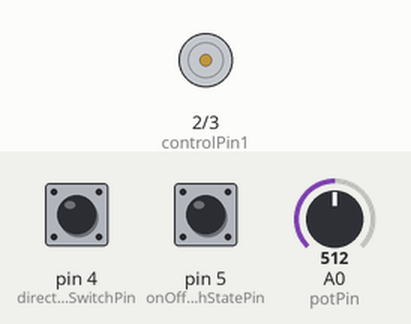
The sketch below on a simulated Arduino Uno, built with avr-gcc and run on an emulated ATmega328P. Parts: motor-driver pin pairs drawn as motors (green arrow = first pin HIGH = forward, orange = second pin HIGH = backward, longer = more drive, scaled by the enable pin). The test bench sets the inputs (shaded band); at power-on: pin 4 (directionSwitchPin) LOW, pin 5 (onOffSwitchStatePin) LOW, A0 (potPin) = 512.

Above: at 1.2 s.
1.3 s: pin 4 (directionSwitchPin) pulled HIGH for 0.15 s
2.9 s: pin 5 (onOffSwitchStatePin) pulled HIGH for 0.15 s
At 3.6 s:
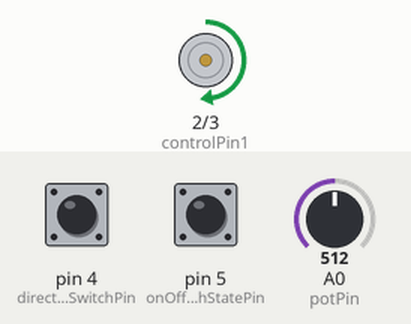
4.5 s: A0 (potPin) set to 716
At 5.7 s:
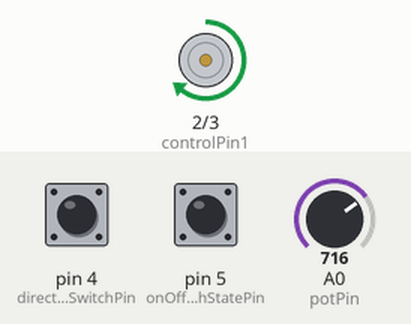
6.0 s: A0 (potPin) set to 900
At 7.1 s:
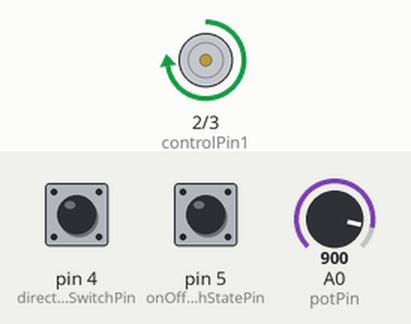
7.5 s: pin 4 (directionSwitchPin) pulled HIGH for 1 s
At 8.2 s:
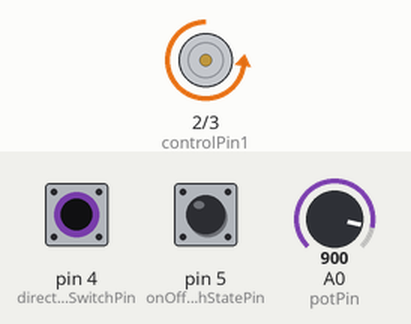
10.0 s: A0 (potPin) set to 511
At 11.3 s:
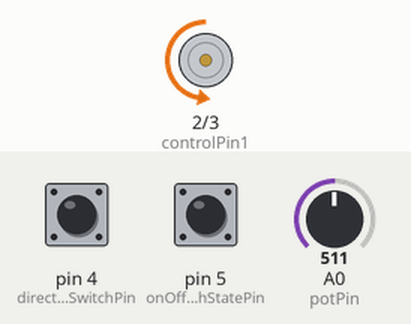
Timing chart, 0 to 12.5 s (numbered marks = the images above; inputs shaded):
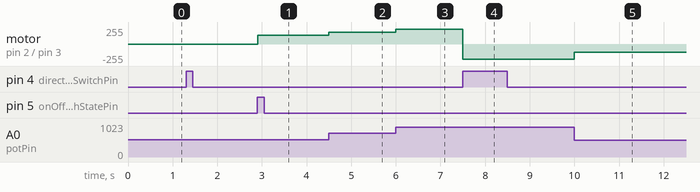

The sketch:

pr10-zoetrope.ino
```cpp
const int controlPin1 = 2;
const int controlPin2 = 3;
const int enablePin = 9;
const int directionSwitchPin = 4;
const int onOffSwitchStatePin = 5;
const int potPin = A0;

int onOffSwitchState = 0;
int previousOnOffSwitchState = 0;
int directionSwitchState = 0;
int previousDirectionSwitchState = 0;

int motorEnabled = 0;
int motorSpeed = 0;
int motorDirection = 1;

void setup() {
  // switches
  pinMode(directionSwitchPin, INPUT);
  pinMode(onOffSwitchStatePin, INPUT);

  // h bridge
  pinMode(controlPin1, OUTPUT);
  pinMode(controlPin2, OUTPUT);
  pinMode(enablePin, OUTPUT);

  digitalWrite(enablePin, LOW); // power off the motor as default
}

void loop() {
  onOffSwitchState = digitalRead(onOffSwitchStatePin);
  delay(1);
  directionSwitchState = digitalRead(directionSwitchPin);

  // potentiometer
  motorSpeed = analogRead(potPin) / 4;  // motor has four times less range then the potentiometer

  // SECOND PAGE
  if(onOffSwitchState != previousOnOffSwitchState){
    if(onOffSwitchState == HIGH){
      motorEnabled = !motorEnabled;
    }
  }

  if(directionSwitchState != previousDirectionSwitchState){
    if(directionSwitchState == HIGH){
      motorDirection = !motorDirection;
    }
  }

  // turn motor on
  if(motorDirection == 1){
    digitalWrite(controlPin1, LOW);
    digitalWrite(controlPin2, HIGH);
  }
  else{
    digitalWrite(controlPin1, HIGH);
    digitalWrite(controlPin2, LOW);
  }

  if(motorEnabled == 1){
    analogWrite(enablePin, motorSpeed);
  }
  else{
    analogWrite(enablePin, 0); // 0 == LOW == off
  }

  previousDirectionSwitchState = directionSwitchState;
  previousOnOffSwitchState = onOffSwitchState;

}
```

Measured:
- after the input at 2.9 s, motor on pin 2 (controlPin1) / pin 3 (controlPin2): stopped → forward 128/255 at once
- after the input at 4.5 s, motor on pin 2 (controlPin1) / pin 3 (controlPin2): forward 128/255 → forward 179/255 at once
- after the input at 6.0 s, motor on pin 2 (controlPin1) / pin 3 (controlPin2): forward 179/255 → forward 225/255 at once
- after the input at 7.5 s, motor on pin 2 (controlPin1) / pin 3 (controlPin2): forward 225/255 → backward 225/255 at once
- after the input at 10.0 s, motor on pin 2 (controlPin1) / pin 3 (controlPin2): backward 225/255 → backward 127/255 at once
